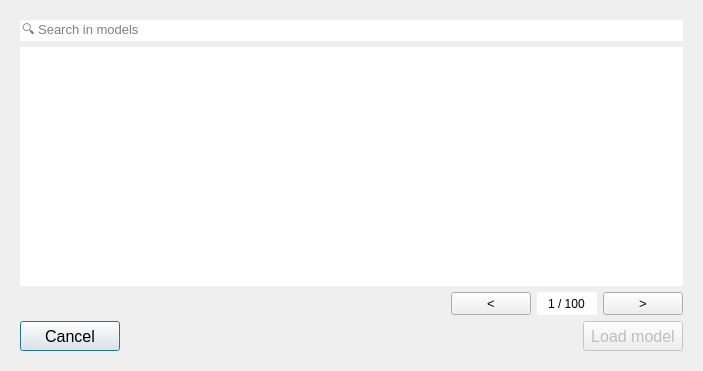
<?xml version="1.0" encoding="UTF-8"?>
<ui version="4.0">
 <class>Dialog</class>
 <widget class="QDialog" name="Dialog">
  <property name="geometry">
   <rect>
    <x>0</x>
    <y>0</y>
    <width>703</width>
    <height>371</height>
   </rect>
  </property>
  <property name="windowTitle">
   <string>Choose model</string>
  </property>
  <layout class="QGridLayout" name="gridLayout">
   <item row="0" column="0">
    <widget class="QWidget" name="load_widget" native="true">
     <property name="sizePolicy">
      <sizepolicy hsizetype="Preferred" vsizetype="Expanding">
       <horstretch>0</horstretch>
       <verstretch>0</verstretch>
      </sizepolicy>
     </property>
     <property name="minimumSize">
      <size>
       <width>500</width>
       <height>300</height>
      </size>
     </property>
     <layout class="QGridLayout" name="gridLayout_8">
      <item row="0" column="0" colspan="3">
       <widget class="QLineEdit" name="search_le">
        <property name="font">
         <font>
          <pointsize>10</pointsize>
         </font>
        </property>
        <property name="frame">
         <bool>false</bool>
        </property>
        <property name="placeholderText">
         <string>🔍 Search in models</string>
        </property>
       </widget>
      </item>
      <item row="4" column="0" colspan="3">
       <layout class="QHBoxLayout" name="horizontalLayout_2">
        <property name="bottomMargin">
         <number>0</number>
        </property>
        <item>
         <widget class="QPushButton" name="pb_cancel_load">
          <property name="minimumSize">
           <size>
            <width>100</width>
            <height>30</height>
           </size>
          </property>
          <property name="maximumSize">
           <size>
            <width>16777215</width>
            <height>16777215</height>
           </size>
          </property>
          <property name="font">
           <font>
            <pointsize>12</pointsize>
           </font>
          </property>
          <property name="text">
           <string>Cancel</string>
          </property>
         </widget>
        </item>
        <item>
         <spacer name="horizontalSpacer_7">
          <property name="orientation">
           <enum>Qt::Horizontal</enum>
          </property>
          <property name="sizeHint" stdset="0">
           <size>
            <width>40</width>
            <height>20</height>
           </size>
          </property>
         </spacer>
        </item>
        <item>
         <widget class="QPushButton" name="pb_load">
          <property name="enabled">
           <bool>false</bool>
          </property>
          <property name="minimumSize">
           <size>
            <width>100</width>
            <height>30</height>
           </size>
          </property>
          <property name="maximumSize">
           <size>
            <width>16777215</width>
            <height>16777215</height>
           </size>
          </property>
          <property name="font">
           <font>
            <pointsize>12</pointsize>
           </font>
          </property>
          <property name="text">
           <string>Load model</string>
          </property>
         </widget>
        </item>
       </layout>
      </item>
      <item row="1" column="0" colspan="3">
       <widget class="QTreeView" name="models_tv">
        <property name="font">
         <font>
          <pointsize>10</pointsize>
         </font>
        </property>
        <property name="frameShape">
         <enum>QFrame::NoFrame</enum>
        </property>
        <property name="editTriggers">
         <set>QAbstractItemView::NoEditTriggers</set>
        </property>
        <property name="sortingEnabled">
         <bool>true</bool>
        </property>
        <attribute name="headerShowSortIndicator" stdset="0">
         <bool>true</bool>
        </attribute>
       </widget>
      </item>
      <item row="3" column="0" colspan="3">
       <layout class="QHBoxLayout" name="horizontalLayout">
        <property name="topMargin">
         <number>0</number>
        </property>
        <property name="bottomMargin">
         <number>0</number>
        </property>
        <item>
         <spacer name="horizontalSpacer_13">
          <property name="orientation">
           <enum>Qt::Horizontal</enum>
          </property>
          <property name="sizeHint" stdset="0">
           <size>
            <width>400</width>
            <height>20</height>
           </size>
          </property>
         </spacer>
        </item>
        <item>
         <widget class="QPushButton" name="pb_prev_page">
          <property name="sizePolicy">
           <sizepolicy hsizetype="Minimum" vsizetype="Minimum">
            <horstretch>0</horstretch>
            <verstretch>0</verstretch>
           </sizepolicy>
          </property>
          <property name="minimumSize">
           <size>
            <width>40</width>
            <height>20</height>
           </size>
          </property>
          <property name="maximumSize">
           <size>
            <width>16777215</width>
            <height>16777215</height>
           </size>
          </property>
          <property name="font">
           <font>
            <pointsize>10</pointsize>
           </font>
          </property>
          <property name="layoutDirection">
           <enum>Qt::LeftToRight</enum>
          </property>
          <property name="text">
           <string>&lt;</string>
          </property>
         </widget>
        </item>
        <item>
         <widget class="QSpinBox" name="page_sbox">
          <property name="sizePolicy">
           <sizepolicy hsizetype="Minimum" vsizetype="Minimum">
            <horstretch>0</horstretch>
            <verstretch>0</verstretch>
           </sizepolicy>
          </property>
          <property name="minimumSize">
           <size>
            <width>60</width>
            <height>20</height>
           </size>
          </property>
          <property name="focusPolicy">
           <enum>Qt::StrongFocus</enum>
          </property>
          <property name="styleSheet">
           <string notr="true">QSpinBox {background-color: white;}</string>
          </property>
          <property name="frame">
           <bool>false</bool>
          </property>
          <property name="alignment">
           <set>Qt::AlignCenter</set>
          </property>
          <property name="buttonSymbols">
           <enum>QAbstractSpinBox::NoButtons</enum>
          </property>
          <property name="suffix">
           <string> / 100</string>
          </property>
          <property name="minimum">
           <number>1</number>
          </property>
         </widget>
        </item>
        <item>
         <widget class="QPushButton" name="pb_next_page">
          <property name="sizePolicy">
           <sizepolicy hsizetype="Minimum" vsizetype="Minimum">
            <horstretch>0</horstretch>
            <verstretch>0</verstretch>
           </sizepolicy>
          </property>
          <property name="minimumSize">
           <size>
            <width>40</width>
            <height>20</height>
           </size>
          </property>
          <property name="maximumSize">
           <size>
            <width>16777215</width>
            <height>16777215</height>
           </size>
          </property>
          <property name="font">
           <font>
            <pointsize>10</pointsize>
           </font>
          </property>
          <property name="text">
           <string>&gt;</string>
          </property>
         </widget>
        </item>
       </layout>
      </item>
     </layout>
    </widget>
   </item>
  </layout>
 </widget>
 <resources/>
 <connections/>
</ui>
